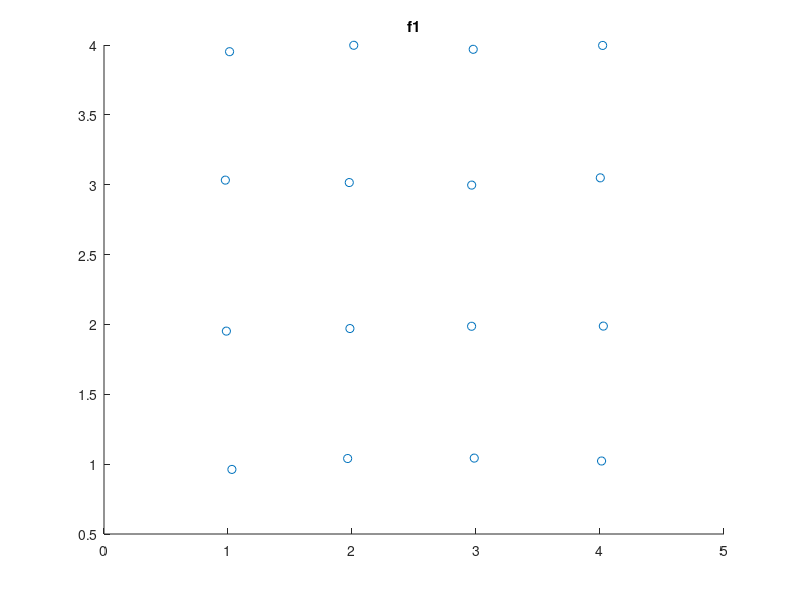
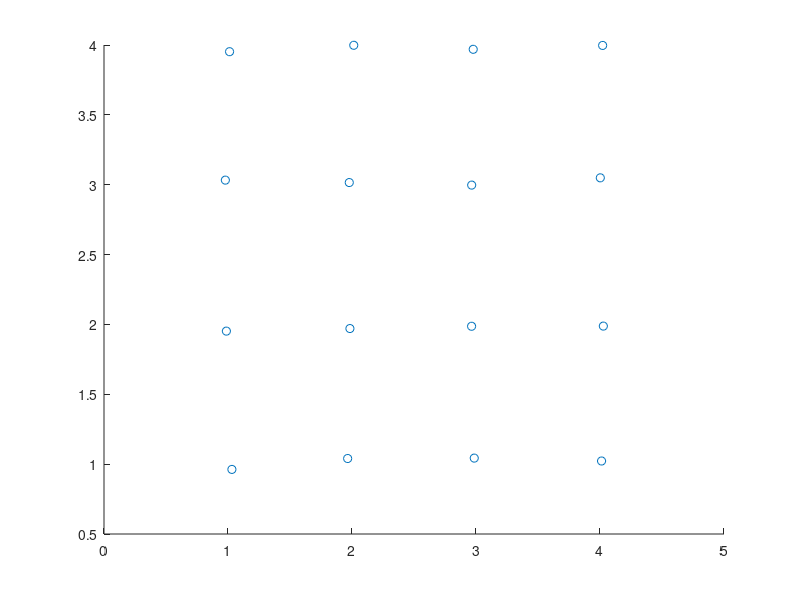

Source code (MATLAB) for these figures, in order: (Note: this script raises an error after producing the figures.)

dt = 0.1;
steps = 20;
N = 2^4;
x = zeros(N,1);
y = zeros(N,1);

iter = 0;
for i = 1:sqrt(N)
    for j = 1:sqrt(N)
        iter = iter + 1;
        x(iter) = i + rand() * .1-.05;
        y(iter) = j + rand() * (.1)-.05;
    end
end
xD = x;
yD = y;
f1 = figure;
figure(f1);
scatter(x,y);
title('f1')
f2 = figure;
figure(f2);
title('f2');
scatter(xD,yD);
pause;

Vx = 0;
Vy = 0;
VxD = 0;
VyD = 0;
for i = 1:steps
    dxxD = zeros(N,1);
    dyyD = zeros(N,1);
    for j = 1:N
        ind = [(1:j-1) (j+1:N)];
        rho2 = (xD(j) - xD(ind)).^2 + (yD(j) - yD(ind)).^2;
        dxxD(j) = sum(den(ind).*(xD(j) - xD(ind))./rho2);
        dyyD(j) = sum(den(ind).*(yD(j) - yD(ind))./rho2);
    end
    [dxx,dyy] = laplaceSLPfmm(den,x,y);
    
    VxD = VxD - dxxD*dt;
    VyD = VyD - dyyD*dt;

    xD = xD + dt*VxD;
    yD = yD + dt*VyD;
    
    Vx = Vx - dxx*dt;
    Vy = Vy - dyy*dt;

    x = x + dt*Vx;
    y = y + dt*Vy;
    
    clf;
    figure(f1);
    scatter(x,y);
    figure(f2);
    scatter(xD,yD);
    pause
end
